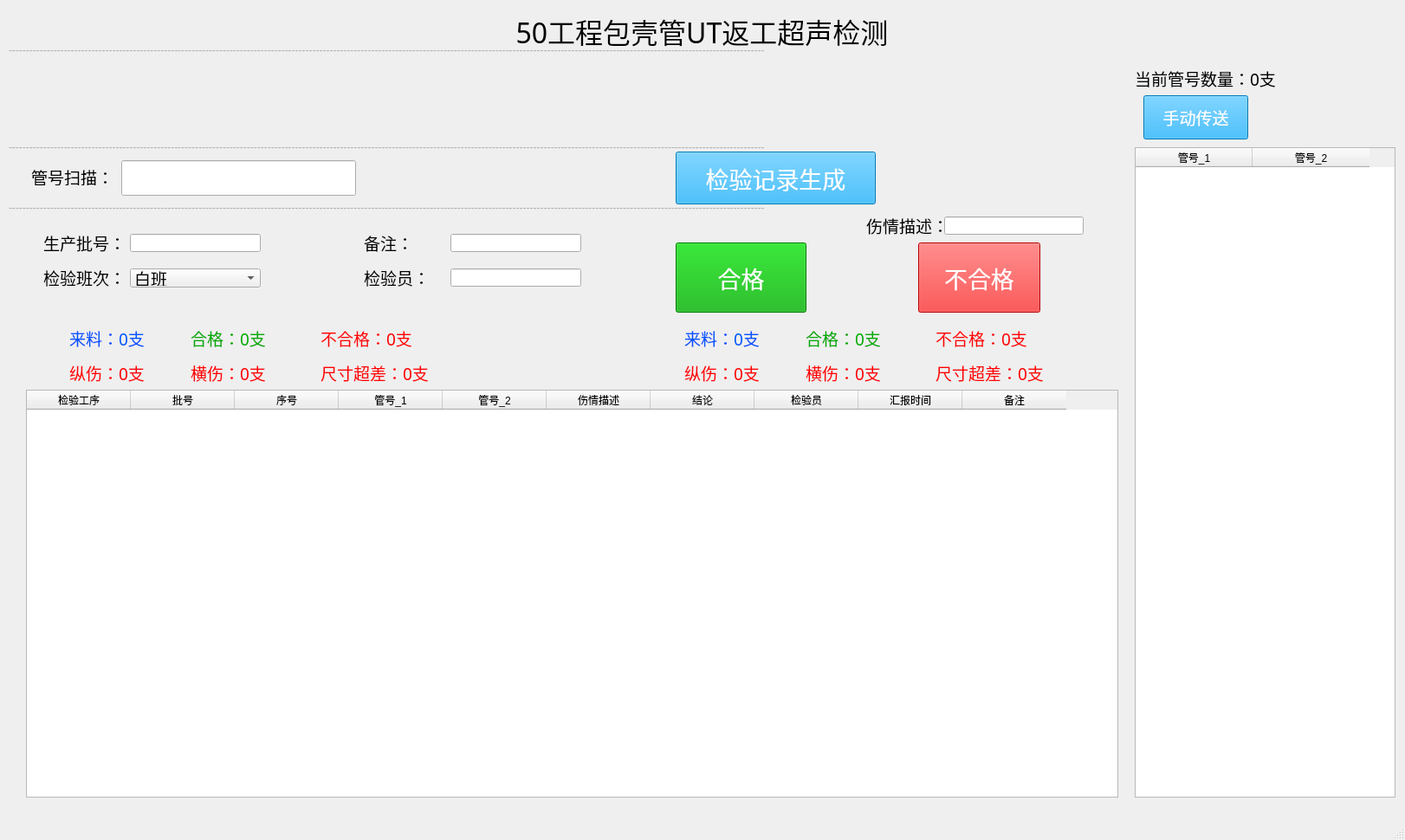
<?xml version="1.0" encoding="UTF-8"?>
<ui version="4.0">
 <class>MainWindow</class>
 <widget class="QMainWindow" name="MainWindow">
  <property name="geometry">
   <rect>
    <x>0</x>
    <y>0</y>
    <width>1622</width>
    <height>970</height>
   </rect>
  </property>
  <property name="windowTitle">
   <string>50工程包壳管UT返工超声检测</string>
  </property>
  <widget class="QWidget" name="centralwidget">
   <widget class="QLabel" name="label">
    <property name="geometry">
     <rect>
      <x>0</x>
      <y>0</y>
      <width>1621</width>
      <height>71</height>
     </rect>
    </property>
    <property name="font">
     <font>
      <family>黑体</family>
      <pointsize>24</pointsize>
     </font>
    </property>
    <property name="text">
     <string>50工程包壳管UT返工超声检测</string>
    </property>
    <property name="alignment">
     <set>Qt::AlignCenter</set>
    </property>
   </widget>
   <widget class="QLineEdit" name="Scan">
    <property name="geometry">
     <rect>
      <x>140</x>
      <y>185</y>
      <width>271</width>
      <height>41</height>
     </rect>
    </property>
    <property name="font">
     <font>
      <family>黑体</family>
      <pointsize>28</pointsize>
     </font>
    </property>
   </widget>
   <widget class="QLabel" name="show_Barcode">
    <property name="geometry">
     <rect>
      <x>30</x>
      <y>80</y>
      <width>1271</width>
      <height>81</height>
     </rect>
    </property>
    <property name="font">
     <font>
      <family>黑体</family>
      <pointsize>72</pointsize>
     </font>
    </property>
    <property name="styleSheet">
     <string notr="true">color:red</string>
    </property>
    <property name="text">
     <string/>
    </property>
    <property name="alignment">
     <set>Qt::AlignCenter</set>
    </property>
   </widget>
   <widget class="QLabel" name="label_3">
    <property name="geometry">
     <rect>
      <x>36</x>
      <y>194</y>
      <width>91</width>
      <height>20</height>
     </rect>
    </property>
    <property name="font">
     <font>
      <family>黑体</family>
      <pointsize>14</pointsize>
     </font>
    </property>
    <property name="text">
     <string>管号扫描：</string>
    </property>
   </widget>
   <widget class="QPushButton" name="hege_btn">
    <property name="geometry">
     <rect>
      <x>780</x>
      <y>280</y>
      <width>151</width>
      <height>81</height>
     </rect>
    </property>
    <property name="font">
     <font>
      <family>黑体</family>
      <pointsize>20</pointsize>
     </font>
    </property>
    <property name="styleSheet">
     <string notr="true">color:white;
background-color: rgb(0, 170, 0);</string>
    </property>
    <property name="text">
     <string>合格</string>
    </property>
   </widget>
   <widget class="QPushButton" name="buhege_btn">
    <property name="geometry">
     <rect>
      <x>1060</x>
      <y>280</y>
      <width>141</width>
      <height>81</height>
     </rect>
    </property>
    <property name="font">
     <font>
      <family>黑体</family>
      <pointsize>20</pointsize>
     </font>
    </property>
    <property name="styleSheet">
     <string notr="true">color:white;
background-color: rgb(255, 0, 0);</string>
    </property>
    <property name="text">
     <string>不合格</string>
    </property>
   </widget>
   <widget class="QLabel" name="label_6">
    <property name="geometry">
     <rect>
      <x>420</x>
      <y>310</y>
      <width>91</width>
      <height>21</height>
     </rect>
    </property>
    <property name="font">
     <font>
      <family>黑体</family>
      <pointsize>14</pointsize>
     </font>
    </property>
    <property name="text">
     <string>检验员：</string>
    </property>
   </widget>
   <widget class="QLineEdit" name="biaozhun">
    <property name="geometry">
     <rect>
      <x>520</x>
      <y>270</y>
      <width>151</width>
      <height>21</height>
     </rect>
    </property>
    <property name="font">
     <font>
      <family>黑体</family>
      <pointsize>14</pointsize>
     </font>
    </property>
    <property name="styleSheet">
     <string notr="true"/>
    </property>
   </widget>
   <widget class="QLabel" name="label_4">
    <property name="geometry">
     <rect>
      <x>50</x>
      <y>270</y>
      <width>91</width>
      <height>21</height>
     </rect>
    </property>
    <property name="font">
     <font>
      <family>黑体</family>
      <pointsize>14</pointsize>
     </font>
    </property>
    <property name="text">
     <string>生产批号：</string>
    </property>
   </widget>
   <widget class="QLabel" name="label_5">
    <property name="geometry">
     <rect>
      <x>420</x>
      <y>270</y>
      <width>91</width>
      <height>21</height>
     </rect>
    </property>
    <property name="font">
     <font>
      <family>黑体</family>
      <pointsize>14</pointsize>
     </font>
    </property>
    <property name="text">
     <string>备注：</string>
    </property>
   </widget>
   <widget class="QLineEdit" name="jianyanyuan">
    <property name="geometry">
     <rect>
      <x>520</x>
      <y>310</y>
      <width>151</width>
      <height>21</height>
     </rect>
    </property>
    <property name="font">
     <font>
      <family>黑体</family>
      <pointsize>14</pointsize>
     </font>
    </property>
    <property name="styleSheet">
     <string notr="true"/>
    </property>
   </widget>
   <widget class="QLineEdit" name="pihao">
    <property name="geometry">
     <rect>
      <x>150</x>
      <y>270</y>
      <width>151</width>
      <height>21</height>
     </rect>
    </property>
    <property name="font">
     <font>
      <family>黑体</family>
      <pointsize>14</pointsize>
     </font>
    </property>
    <property name="styleSheet">
     <string notr="true"/>
    </property>
   </widget>
   <widget class="QLabel" name="label_7">
    <property name="geometry">
     <rect>
      <x>50</x>
      <y>310</y>
      <width>91</width>
      <height>21</height>
     </rect>
    </property>
    <property name="font">
     <font>
      <family>黑体</family>
      <pointsize>14</pointsize>
     </font>
    </property>
    <property name="text">
     <string>检验班次：</string>
    </property>
   </widget>
   <widget class="QComboBox" name="banci">
    <property name="geometry">
     <rect>
      <x>150</x>
      <y>310</y>
      <width>151</width>
      <height>22</height>
     </rect>
    </property>
    <property name="font">
     <font>
      <family>黑体</family>
      <pointsize>14</pointsize>
     </font>
    </property>
    <property name="styleSheet">
     <string notr="true"/>
    </property>
    <item>
     <property name="text">
      <string>白班</string>
     </property>
    </item>
    <item>
     <property name="text">
      <string>中班</string>
     </property>
    </item>
    <item>
     <property name="text">
      <string>夜班</string>
     </property>
    </item>
   </widget>
   <widget class="QTableWidget" name="table_data">
    <property name="geometry">
     <rect>
      <x>30</x>
      <y>450</y>
      <width>1261</width>
      <height>471</height>
     </rect>
    </property>
    <attribute name="horizontalHeaderMinimumSectionSize">
     <number>30</number>
    </attribute>
    <attribute name="horizontalHeaderDefaultSectionSize">
     <number>120</number>
    </attribute>
    <attribute name="verticalHeaderMinimumSectionSize">
     <number>25</number>
    </attribute>
    <attribute name="verticalHeaderDefaultSectionSize">
     <number>30</number>
    </attribute>
    <column>
     <property name="text">
      <string>检验工序</string>
     </property>
    </column>
    <column>
     <property name="text">
      <string>批号</string>
     </property>
    </column>
    <column>
     <property name="text">
      <string>序号</string>
     </property>
    </column>
    <column>
     <property name="text">
      <string>管号_1</string>
     </property>
    </column>
    <column>
     <property name="text">
      <string>管号_2</string>
     </property>
    </column>
    <column>
     <property name="text">
      <string>伤情描述</string>
     </property>
    </column>
    <column>
     <property name="text">
      <string>结论</string>
     </property>
    </column>
    <column>
     <property name="text">
      <string>检验员</string>
     </property>
    </column>
    <column>
     <property name="text">
      <string>汇报时间</string>
     </property>
    </column>
    <column>
     <property name="text">
      <string>备注</string>
     </property>
    </column>
   </widget>
   <widget class="QLabel" name="label_2">
    <property name="geometry">
     <rect>
      <x>10</x>
      <y>160</y>
      <width>1291</width>
      <height>20</height>
     </rect>
    </property>
    <property name="styleSheet">
     <string notr="true">color: rgb(173, 173, 173);</string>
    </property>
    <property name="text">
     <string>---------------------------------------------------------------------------------------------------------------------------------------------------------------------------------------------------------------------------</string>
    </property>
   </widget>
   <widget class="QLabel" name="label_8">
    <property name="geometry">
     <rect>
      <x>10</x>
      <y>230</y>
      <width>1291</width>
      <height>20</height>
     </rect>
    </property>
    <property name="styleSheet">
     <string notr="true">color: rgb(173, 173, 173);</string>
    </property>
    <property name="text">
     <string>---------------------------------------------------------------------------------------------------------------------------------------------------------------------------------------------------------------------------</string>
    </property>
   </widget>
   <widget class="QLabel" name="label_9">
    <property name="geometry">
     <rect>
      <x>10</x>
      <y>50</y>
      <width>1291</width>
      <height>16</height>
     </rect>
    </property>
    <property name="styleSheet">
     <string notr="true">color: rgb(173, 173, 173);</string>
    </property>
    <property name="text">
     <string>---------------------------------------------------------------------------------------------------------------------------------------------------------------------------------------------------------------------------</string>
    </property>
   </widget>
   <widget class="QLineEdit" name="shangqing">
    <property name="geometry">
     <rect>
      <x>1090</x>
      <y>250</y>
      <width>161</width>
      <height>21</height>
     </rect>
    </property>
    <property name="font">
     <font>
      <family>黑体</family>
      <pointsize>14</pointsize>
     </font>
    </property>
    <property name="styleSheet">
     <string notr="true"/>
    </property>
   </widget>
   <widget class="QLabel" name="label_10">
    <property name="geometry">
     <rect>
      <x>1000</x>
      <y>250</y>
      <width>91</width>
      <height>21</height>
     </rect>
    </property>
    <property name="font">
     <font>
      <family>黑体</family>
      <pointsize>14</pointsize>
     </font>
    </property>
    <property name="text">
     <string>伤情描述：</string>
    </property>
   </widget>
   <widget class="QLabel" name="BHG">
    <property name="geometry">
     <rect>
      <x>370</x>
      <y>380</y>
      <width>131</width>
      <height>21</height>
     </rect>
    </property>
    <property name="font">
     <font>
      <family>黑体</family>
      <pointsize>14</pointsize>
     </font>
    </property>
    <property name="styleSheet">
     <string notr="true">color: rgb(255, 0, 0);</string>
    </property>
    <property name="text">
     <string>不合格：0支</string>
    </property>
   </widget>
   <widget class="QLabel" name="HG">
    <property name="geometry">
     <rect>
      <x>220</x>
      <y>380</y>
      <width>131</width>
      <height>21</height>
     </rect>
    </property>
    <property name="font">
     <font>
      <family>黑体</family>
      <pointsize>14</pointsize>
     </font>
    </property>
    <property name="styleSheet">
     <string notr="true">color: rgb(0, 170, 0);</string>
    </property>
    <property name="text">
     <string>合格：0支</string>
    </property>
   </widget>
   <widget class="QLabel" name="LL">
    <property name="geometry">
     <rect>
      <x>80</x>
      <y>380</y>
      <width>131</width>
      <height>21</height>
     </rect>
    </property>
    <property name="font">
     <font>
      <family>黑体</family>
      <pointsize>14</pointsize>
     </font>
    </property>
    <property name="styleSheet">
     <string notr="true">color: rgb(0, 85, 255);</string>
    </property>
    <property name="text">
     <string>来料：0支</string>
    </property>
   </widget>
   <widget class="QPushButton" name="jilu_btn">
    <property name="geometry">
     <rect>
      <x>780</x>
      <y>175</y>
      <width>231</width>
      <height>61</height>
     </rect>
    </property>
    <property name="font">
     <font>
      <family>黑体</family>
      <pointsize>20</pointsize>
     </font>
    </property>
    <property name="styleSheet">
     <string notr="true">color:white;
background-color: rgb(0, 170, 255);</string>
    </property>
    <property name="text">
     <string>检验记录生成</string>
    </property>
   </widget>
   <widget class="QPushButton" name="chuansong_btn">
    <property name="geometry">
     <rect>
      <x>1320</x>
      <y>110</y>
      <width>121</width>
      <height>51</height>
     </rect>
    </property>
    <property name="font">
     <font>
      <family>SimSun</family>
      <pointsize>14</pointsize>
     </font>
    </property>
    <property name="styleSheet">
     <string notr="true">color:white;
background-color: rgb(0, 170, 255);</string>
    </property>
    <property name="text">
     <string>手动传送</string>
    </property>
   </widget>
   <widget class="QTableWidget" name="table_Barcode">
    <property name="geometry">
     <rect>
      <x>1310</x>
      <y>170</y>
      <width>301</width>
      <height>751</height>
     </rect>
    </property>
    <attribute name="horizontalHeaderDefaultSectionSize">
     <number>135</number>
    </attribute>
    <column>
     <property name="text">
      <string>管号_1</string>
     </property>
    </column>
    <column>
     <property name="text">
      <string>管号_2</string>
     </property>
    </column>
   </widget>
   <widget class="QLabel" name="shu">
    <property name="geometry">
     <rect>
      <x>1310</x>
      <y>80</y>
      <width>301</width>
      <height>21</height>
     </rect>
    </property>
    <property name="font">
     <font>
      <family>黑体</family>
      <pointsize>14</pointsize>
     </font>
    </property>
    <property name="text">
     <string>当前管号数量：0支</string>
    </property>
   </widget>
   <widget class="QLabel" name="LL_2">
    <property name="geometry">
     <rect>
      <x>790</x>
      <y>380</y>
      <width>131</width>
      <height>21</height>
     </rect>
    </property>
    <property name="font">
     <font>
      <family>黑体</family>
      <pointsize>14</pointsize>
     </font>
    </property>
    <property name="styleSheet">
     <string notr="true">color: rgb(0, 85, 255);</string>
    </property>
    <property name="text">
     <string>来料：0支</string>
    </property>
   </widget>
   <widget class="QLabel" name="BHG_2">
    <property name="geometry">
     <rect>
      <x>1080</x>
      <y>380</y>
      <width>141</width>
      <height>21</height>
     </rect>
    </property>
    <property name="font">
     <font>
      <family>黑体</family>
      <pointsize>14</pointsize>
     </font>
    </property>
    <property name="styleSheet">
     <string notr="true">color: rgb(255, 0, 0);</string>
    </property>
    <property name="text">
     <string>不合格：0支</string>
    </property>
   </widget>
   <widget class="QLabel" name="HG_2">
    <property name="geometry">
     <rect>
      <x>930</x>
      <y>380</y>
      <width>131</width>
      <height>21</height>
     </rect>
    </property>
    <property name="font">
     <font>
      <family>黑体</family>
      <pointsize>14</pointsize>
     </font>
    </property>
    <property name="styleSheet">
     <string notr="true">color: rgb(0, 170, 0);</string>
    </property>
    <property name="text">
     <string>合格：0支</string>
    </property>
   </widget>
   <widget class="QLabel" name="BHG_ZS">
    <property name="geometry">
     <rect>
      <x>80</x>
      <y>420</y>
      <width>131</width>
      <height>21</height>
     </rect>
    </property>
    <property name="font">
     <font>
      <family>黑体</family>
      <pointsize>14</pointsize>
     </font>
    </property>
    <property name="styleSheet">
     <string notr="true">color: rgb(255, 0, 0);</string>
    </property>
    <property name="text">
     <string>纵伤：0支</string>
    </property>
   </widget>
   <widget class="QLabel" name="BHG_CC">
    <property name="geometry">
     <rect>
      <x>370</x>
      <y>420</y>
      <width>181</width>
      <height>21</height>
     </rect>
    </property>
    <property name="font">
     <font>
      <family>黑体</family>
      <pointsize>14</pointsize>
     </font>
    </property>
    <property name="styleSheet">
     <string notr="true">color: rgb(255, 0, 0);</string>
    </property>
    <property name="text">
     <string>尺寸超差：0支</string>
    </property>
   </widget>
   <widget class="QLabel" name="BHG_HS">
    <property name="geometry">
     <rect>
      <x>220</x>
      <y>420</y>
      <width>131</width>
      <height>21</height>
     </rect>
    </property>
    <property name="font">
     <font>
      <family>黑体</family>
      <pointsize>14</pointsize>
     </font>
    </property>
    <property name="styleSheet">
     <string notr="true">color: rgb(255, 0, 0);</string>
    </property>
    <property name="text">
     <string>横伤：0支</string>
    </property>
   </widget>
   <widget class="QLabel" name="BHG_2_CC">
    <property name="geometry">
     <rect>
      <x>1080</x>
      <y>420</y>
      <width>181</width>
      <height>21</height>
     </rect>
    </property>
    <property name="font">
     <font>
      <family>黑体</family>
      <pointsize>14</pointsize>
     </font>
    </property>
    <property name="styleSheet">
     <string notr="true">color: rgb(255, 0, 0);</string>
    </property>
    <property name="text">
     <string>尺寸超差：0支</string>
    </property>
   </widget>
   <widget class="QLabel" name="BHG_2_HS">
    <property name="geometry">
     <rect>
      <x>930</x>
      <y>420</y>
      <width>131</width>
      <height>21</height>
     </rect>
    </property>
    <property name="font">
     <font>
      <family>黑体</family>
      <pointsize>14</pointsize>
     </font>
    </property>
    <property name="styleSheet">
     <string notr="true">color: rgb(255, 0, 0);</string>
    </property>
    <property name="text">
     <string>横伤：0支</string>
    </property>
   </widget>
   <widget class="QLabel" name="BHG_2_ZS">
    <property name="geometry">
     <rect>
      <x>790</x>
      <y>420</y>
      <width>131</width>
      <height>21</height>
     </rect>
    </property>
    <property name="font">
     <font>
      <family>黑体</family>
      <pointsize>14</pointsize>
     </font>
    </property>
    <property name="styleSheet">
     <string notr="true">color: rgb(255, 0, 0);</string>
    </property>
    <property name="text">
     <string>纵伤：0支</string>
    </property>
   </widget>
  </widget>
  <widget class="QMenuBar" name="menubar">
   <property name="geometry">
    <rect>
     <x>0</x>
     <y>0</y>
     <width>1622</width>
     <height>23</height>
    </rect>
   </property>
  </widget>
  <widget class="QStatusBar" name="statusbar"/>
 </widget>
 <resources/>
 <connections>
  <connection>
   <sender>hege_btn</sender>
   <signal>clicked()</signal>
   <receiver>Scan</receiver>
   <slot>setFocus()</slot>
   <hints>
    <hint type="sourcelabel">
     <x>850</x>
     <y>323</y>
    </hint>
    <hint type="destinationlabel">
     <x>408</x>
     <y>226</y>
    </hint>
   </hints>
  </connection>
  <connection>
   <sender>buhege_btn</sender>
   <signal>clicked()</signal>
   <receiver>Scan</receiver>
   <slot>setFocus()</slot>
   <hints>
    <hint type="sourcelabel">
     <x>1107</x>
     <y>326</y>
    </hint>
    <hint type="destinationlabel">
     <x>402</x>
     <y>235</y>
    </hint>
   </hints>
  </connection>
 </connections>
</ui>
